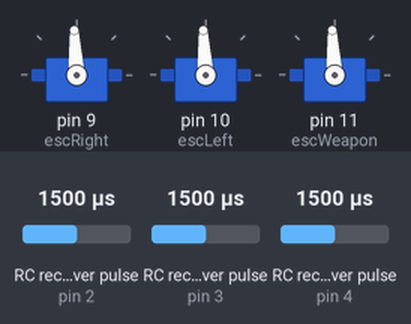
A sketch run on a simulated Arduino Uno, built with avr-gcc and run on an emulated ATmega328P. Shown: 3 × servo. Wiring (inferred from the names in the program): 3 × RC receiver channel: data pin 2 / data pin 3 / data pin 4. Inputs (shaded band) come from the test bench; at power-on: RC receiver pulse (sensors on pin 2, pin 3, pin 4) 1500 µs.

Above: at 4.2 s.
4.3 s: RC receiver pulse (sensor on pin 2) set to 1020 µs
At 5.4 s:
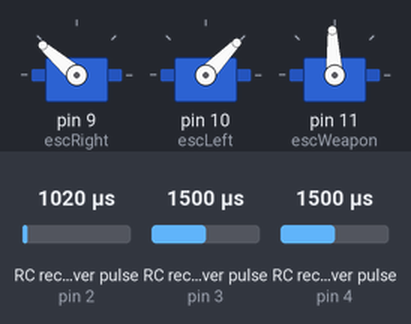
5.8 s: RC receiver pulse (sensor on pin 3) set to 1020 µs
At 6.6 s:
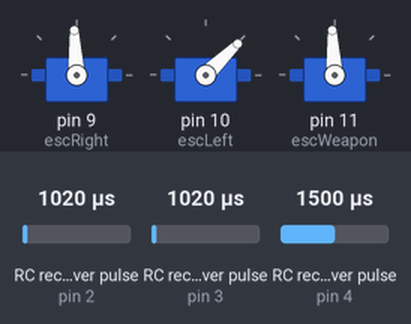
7.3 s: RC receiver pulse (sensor on pin 4) set to 1020 µs
At 7.7 s:
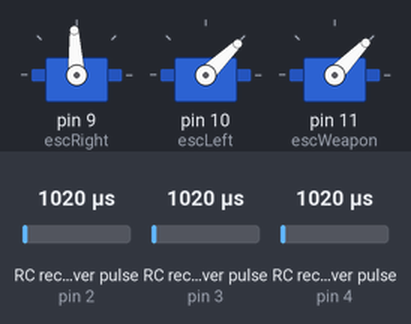
8.8 s: RC receiver pulse (sensor on pin 2) set to 1250 µs
At 10.0 s:
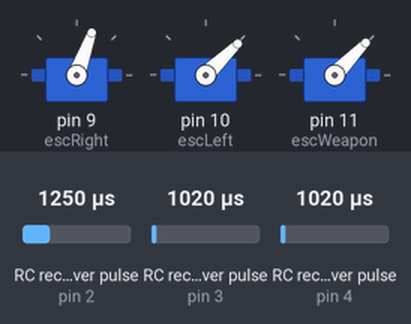
10.3 s: RC receiver pulse (sensor on pin 3) set to 1500 µs
At 11.2 s:
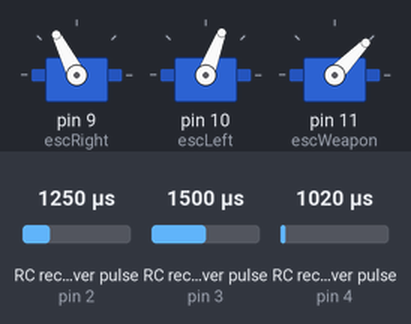
11.8 s: RC receiver pulse (sensor on pin 4) set to 1250 µs
At 12.4 s:
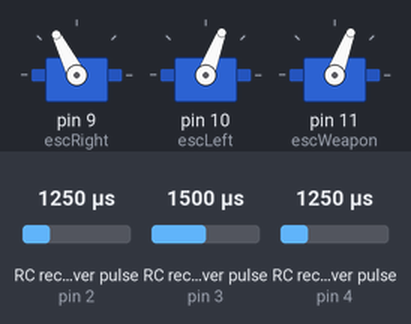
Timing chart, 0 to 14.3 s (numbered marks = the images above; inputs shaded):
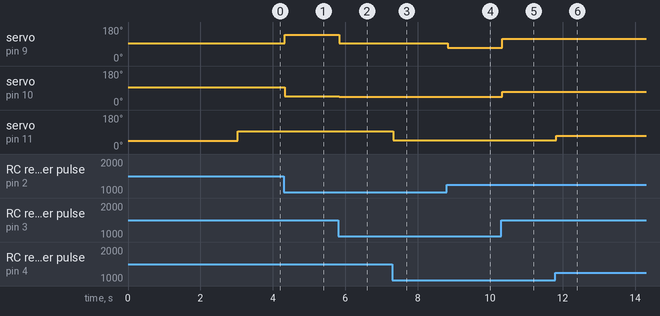

Measured:
- after the input at 4.3 s, servo on pin 9 (escRight): 93° → 139° at once; servo on pin 10 (escLeft): 93° → 46° at once
- after the input at 5.8 s, servo on pin 9 (escRight): 139° → 93° at once; servo on pin 10 (escLeft): 46° → 44° at once
- after the input at 7.3 s, servo on pin 11 (escWeapon): 93° → 46° at once
- after the input at 8.8 s, servo on pin 9 (escRight): 93° → 70° at once
- after the input at 10.3 s, servo on pin 9 (escRight): 70° → 117° at once; servo on pin 10 (escLeft): 44° → 69° at once
- after the input at 11.8 s, servo on pin 11 (escWeapon): 46° → 69° at once

The sketch:

35_rc_combat_robot.ino
```cpp
/*
  المستوى المتطور — المشروع 5: روبوت القتال بالتحكم اللاسلكي (RC Combat Robot)
  كتاب: 38 مشروع في شهر — لؤي النصري (@robotlouay)

  الفكرة: الأردوينو نانو يقرأ قنوات المستقبل (RC Receiver) ويخلط إشارتي
  الاتجاه والسرعة (Mixing) لقيادة جانبي الروبوت، ويتحكم في سلاح البروشليس عبر ESC.
  التوصيل:
    المستقبل: CH1 (يمين/يسار) → D2   CH2 (أمام/خلف) → D3   CH3/CH5 (السلاح) → D4
              تغذية المستقبل من 5V الخاص بالـ ESC (BEC) + GND مشترك
    ESC الجانب الأيمن (ثنائي الاتجاه) → D9   ESC الجانب الأيسر → D10
    ESC السلاح (Brushless) → D11
  ⚠ السلامة: جرّب دائماً والسلاح مفكوك، واعمل داخل صندوق حماية،
    وتأكد من عمل الإيقاف الآلي (Failsafe) قبل أي اختبار.
*/

#include <Servo.h>

const int CH_STEER = 2, CH_THROTTLE = 3, CH_WEAPON = 4;
Servo escRight, escLeft, escWeapon;

int readChannel(int pin) {
  unsigned long w = pulseIn(pin, HIGH, 25000);   // 1000..2000 µs
  if (w < 900 || w > 2100) return 0;             // لا إشارة
  return w;
}

void failsafe() {
  escRight.writeMicroseconds(1500);              // توقف (ESC ثنائي الاتجاه)
  escLeft.writeMicroseconds(1500);
  escWeapon.writeMicroseconds(1000);             // السلاح متوقف
}

void setup() {
  pinMode(CH_STEER, INPUT);
  pinMode(CH_THROTTLE, INPUT);
  pinMode(CH_WEAPON, INPUT);
  escRight.attach(9);
  escLeft.attach(10);
  escWeapon.attach(11);
  failsafe();
  delay(3000);                                   // وقت تهيئة (Arming) الـ ESC
}

void loop() {
  int steer = readChannel(CH_STEER);
  int thr   = readChannel(CH_THROTTLE);
  int weap  = readChannel(CH_WEAPON);

  if (steer == 0 || thr == 0) { failsafe(); return; }   // فُقدت الإشارة → توقف فوري

  // تحويل إلى -500..+500 مع منطقة ميتة صغيرة حول المنتصف
  int s = steer - 1500; if (abs(s) < 30) s = 0;
  int t = thr   - 1500; if (abs(t) < 30) t = 0;

  // الخلط (Arcade Mixing): يمين = سرعة − اتجاه ، يسار = سرعة + اتجاه
  int right = constrain(t - s, -500, 500);
  int left  = constrain(t + s, -500, 500);
  escRight.writeMicroseconds(1500 + right);
  escLeft.writeMicroseconds(1500 + left);

  // السلاح: يعمل فقط إذا كانت الإشارة صالحة
  escWeapon.writeMicroseconds(weap == 0 ? 1000 : constrain(weap, 1000, 2000));
}
```
